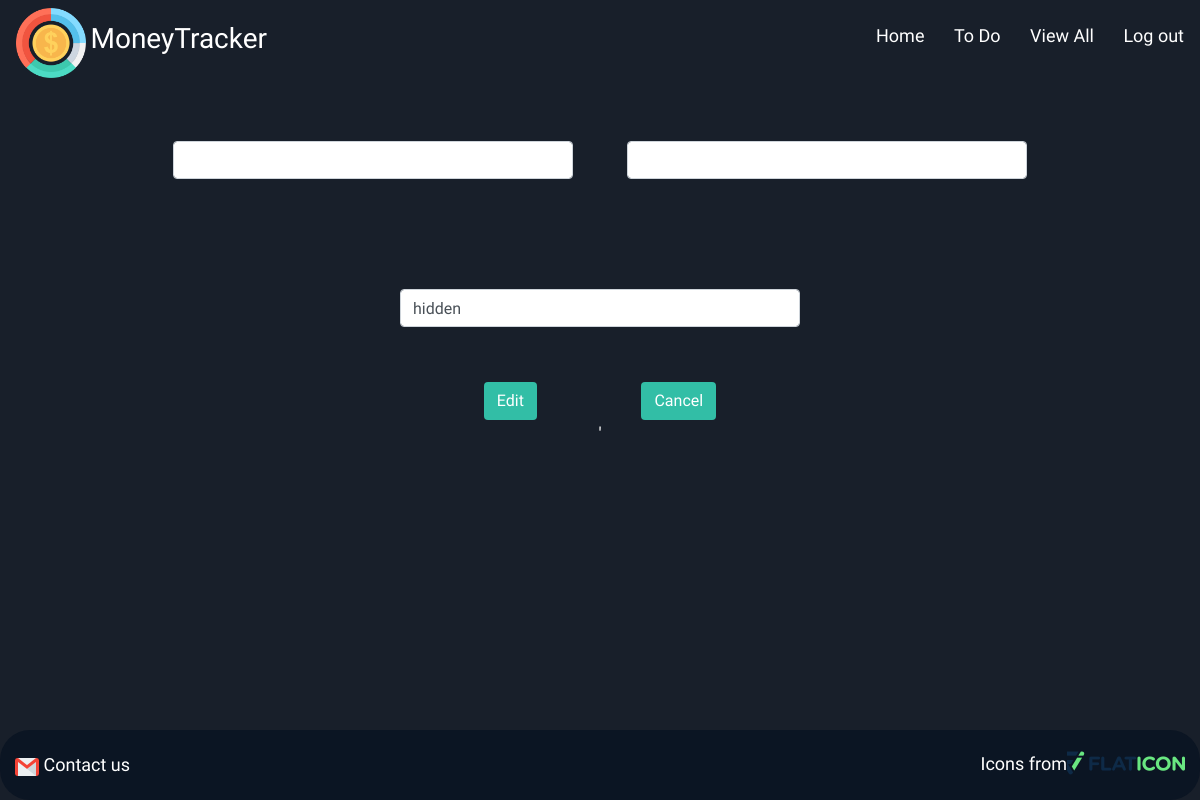
Before: /edit/3 with the older database file.
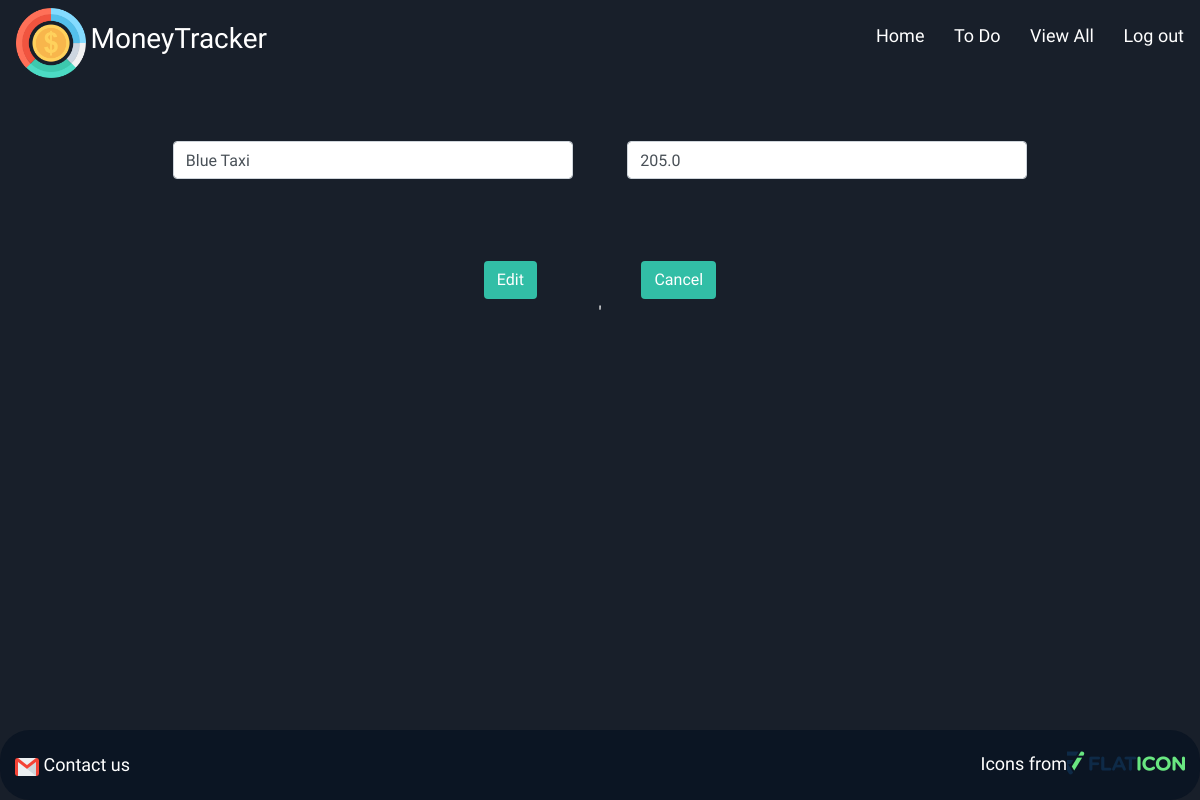
After: the same page with the newer database file.
### models.py (models this page shows)
class UserExpense(db.Model):
    __tablename__ = 'expenses'
    __table_args__ = {'extend_existing': True}

### controller_functions.py (the view)
def editExpense(id):
    expense = UserExpense.query.filter_by(id = id).first()
    return render_template('editExpense.html', expense = expense)

### templates/editExpense.html (shortened to what this page needs)
<!DOCTYPE html>
<html lang="en">
<head>
	<link rel="stylesheet" href="https://cdnjs.cloudflare.com/ajax/libs/font-awesome/4.7.0/css/font-awesome.min.css">
	<link rel="stylesheet" href="https://stackpath.bootstrapcdn.com/bootstrap/4.4.1/css/bootstrap.min.css">
	<link rel="stylesheet" type="text/css" href="{{url_for('static',filename = 'css/style.css')}}">
</head>
<body>
	<div class="wrapper editExpense">
		{% include 'includes/header.html' %}
			<form action="/edit-expense" method="POST">
        		<input type="text" name="expense_name" class="form-control" value="{{expense.content}}">
				<input type="text" name="expense_price" class="form-control" value={{expense.amount}}><br>
				<input type="text" name="expense_id" class="form-control" value={{expense.id}} hidden><br>
        		<input type="submit" name="Add" value="Edit" class="btn" id="edit-btn">
        		<a href="/view_all" class="btn">Cancel</a>
        	</form>'
		{% include 'includes/footer.html' %}
	</div>
</body>
</html>

Changed rows visible on the page:
added UserExpense: expense_name "Blue Taxi", expense_price "205.0"
Other visible differences:
form field expense_id: "hidden" → (not shown)
